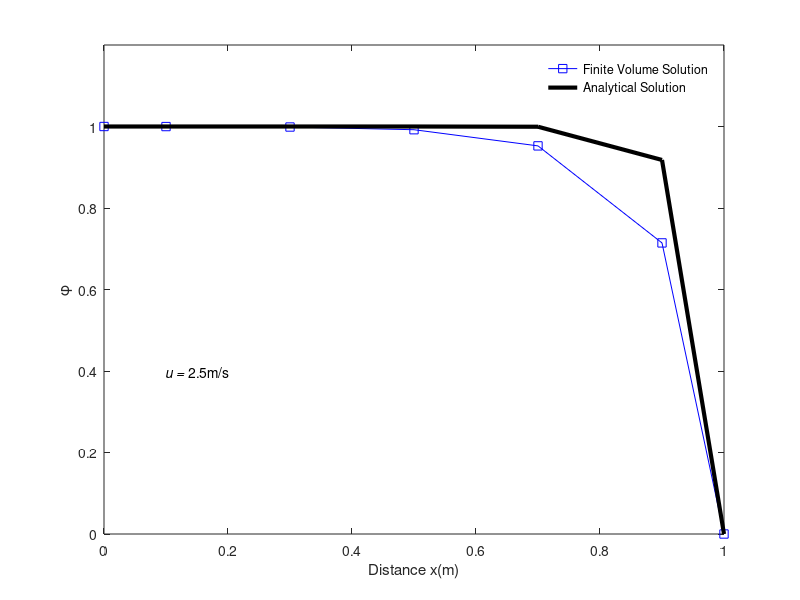

The MATLAB script that drew this image:
                              % flow velocity(m/s)
 
clc
clear all
close all

% Parameters 

 L = 1;                                       % Length of a fin(m)  
 rho = 1;                                     % Density(kg/m^3)
 gamma = 0.1;                                 % Diffusion Coefficient
 m = 7;                                       % Total number of nodes
 dx = L/(m-2);                                % Grid size
 Phi0 = 1;                                    % Phi at x = 0
 PhiL = 0;                                    % Phi at x = L
 u = 2.5;                                     % Flow velocity
 F = rho*u;                                   % Convective mass flux per unit area 
 D = gamma/dx;                                % Diffusion conductance
 
% In this problem area at all faces is taken constant i.e. Ae = Aw =A
% F and D are also taken constant for all faces..
 
 % Discretization 
 x(1) = 0;
 for i = 2:m-1
     if i == 2
         x(i) = x(1)+dx/2;
     else
         x(i) = x(2)+(i-2)*dx;
     end
 end
x(m) = L;

%  Boundary Condition
Phi(1) = Phi0;
Phi(m) = PhiL;


% Initialization
for i = 2:m-1
    Phi(i) = 0.3;
end
 
 for i = 2:m-1
     if i == 2
         AW(i) = 0;
         AE(i) = D+max(0,-F);
         SU(i) = (2*D+F)*Phi(i-1);
         SP(i) = -(2*D+F);
         AP(i) = AE(i)+AW(i)-SP(i);
     elseif i == m-1
         AW(i) = D+max(F,0);
         AE(i) = 0;
         SU(i) = 2*D*Phi(i+1);
         SP(i) = -2*D;
         AP(i) = AE(i)+AW(i)-SP(i);
      else
         AW(i) = D+max(F,0);
         AE(i) = D+max(0,-F);
         SU(i) = 0;
         SP(i) = 0;
         AP(i) = AE(i)+AW(i)-SP(i);
     end
 end
 
 %TriDiagonal Matrix Algorithm (TDMA) or Thomas Algorithm
% a_i*T_i = b_i*T_(i+1) + c_i*T_(i-1) + d_i
% a,b,c,d are input vectors. Phi is the solution, also a vector.

% Performs Gauss elimination
for i = 2:m-1
    a = AP(i);
    b = AE(i);
    c = AW(i);
    d = SU(i);
    if i == 2
        P(i) = b/a;
        Q(i) = (d+c*Phi(1))/a;
    else
        P(i) = b/(a-c*P(i-1));
        Q(i) = (d+c*Q(i-1))/(a-c*P(i-1));
    end
    
end

FCmax = 0.1;
Errormax = 10^-4;
nIter = 0;
% Backward substitution
while FCmax>Errormax
    nIter = nIter+1
    phi_old = Phi;
    for i = m-1:-1:2
            Phi(i) = P(i)*Phi(i+1)+Q(i);
    end
    for i = 2:m-1
        FC(i) = (Phi(i)-phi_old(i))/phi_old(i);
    end
    FCmax = max(FC)
end

% % Exact Solution
% % Phi = Tinf+(TB-Tinf)*(cosh(n(L-x))/cosh(nL))
Phi_exact(1) = Phi0;
for i = 2:m-1
    Phi1 = PhiL-Phi0;
    num = exp(F*x(i)/gamma)-1;
    den = exp(F*L/gamma)-1;
    Phi_exact(i) = Phi1*num/den+Phi0;
end
Phi_exact(m) = PhiL;

% Comparison between finite volume solution and the exact solution
for i = 2:m-1
    Error_perc(i) = ((Phi_exact(i)-Phi(i))/Phi_exact(i))*100;
end

 plot(x,Phi,'s-b')
 hold on
 plot(x,Phi_exact,'k-','LineWidth',3)
 axis([0 1 0 1.2])
 xlabel('Distance x(m)')
 ylabel('\phi')
legend('Finite Volume Solution','Analytical Solution','Location','NorthEast')
legend boxoff
text(0.1,0.4,'\itu = \rm2.5m/s')



 